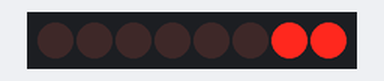
A sketch run on a simulated Arduino Uno, built with avr-gcc and run on an emulated ATmega328P. On the bench: 8 shift-register outputs drawn as a row of LEDs (first output left, lit = HIGH). Wiring (inferred from the names in the program): shift register (74HC595): data pin 12; shift clock pin 9; latch pin 11. Wiring (inferred from the signals the program sends): row of LEDs: on Q0, Q1, Q2, Q3, Q4, Q5, Q6, Q7.

Above: at 0.2 s.
At 1.7 s:
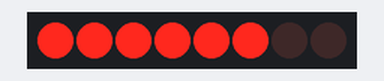
Timing chart, 0 to 3.0 s (numbered marks = the images above):
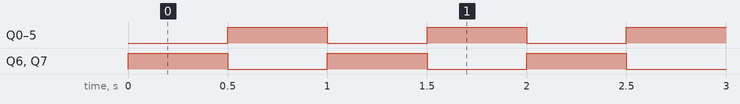

Measured:
- by itself, Q0–7: alternates HIGH for 0.50 s and LOW for 0.50 s

The sketch:

8leds.ino
```cpp
int latchPin = 11;
int clockPin = 9;
int dataPin = 12;

byte LEDs = 0x03;

void setup() {
  pinMode(latchPin, OUTPUT);
  pinMode(clockPin, OUTPUT);
  pinMode(dataPin, OUTPUT);
}

void loop() {


  digitalWrite(latchPin, LOW);
  shiftOut(dataPin, clockPin, LSBFIRST, LEDs);
  digitalWrite(latchPin, HIGH);
  delay(500);


  LEDs = 255-LEDs;


}
```
